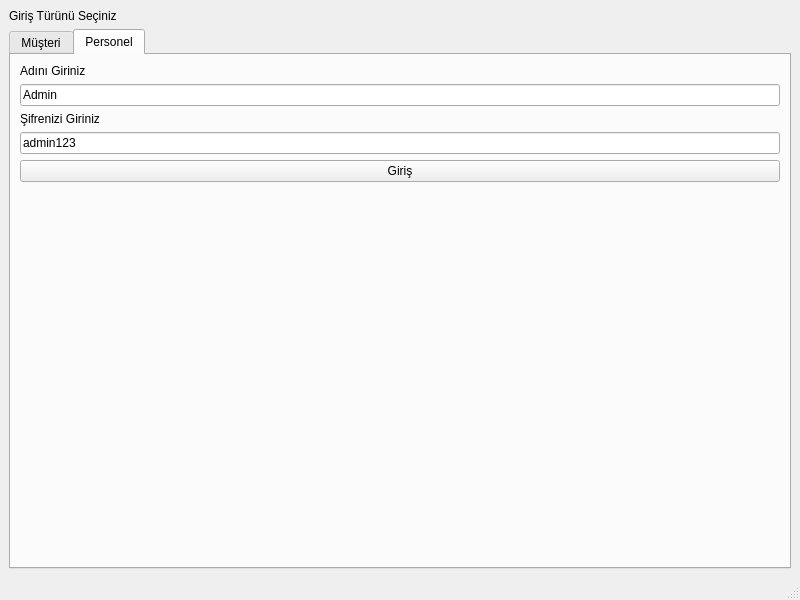
<?xml version="1.0" encoding="UTF-8"?>
<ui version="4.0">
 <class>MainWindowGiris</class>
 <widget class="QMainWindow" name="MainWindowGiris">
  <property name="geometry">
   <rect>
    <x>0</x>
    <y>0</y>
    <width>800</width>
    <height>600</height>
   </rect>
  </property>
  <property name="windowTitle">
   <string>Giriş Ekranı</string>
  </property>
  <widget class="QWidget" name="centralwidget">
   <layout class="QGridLayout" name="gridLayout_2">
    <item row="0" column="1">
     <layout class="QGridLayout" name="gridLayout">
      <item row="0" column="0">
       <widget class="QLabel" name="label">
        <property name="text">
         <string>Giriş Türünü Seçiniz</string>
        </property>
       </widget>
      </item>
      <item row="1" column="0">
       <widget class="QTabWidget" name="tabWidget">
        <property name="currentIndex">
         <number>1</number>
        </property>
        <widget class="QWidget" name="tab">
         <attribute name="title">
          <string>Müşteri</string>
         </attribute>
         <layout class="QGridLayout" name="gridLayout_3">
          <item row="0" column="0">
           <widget class="QLabel" name="label_2">
            <property name="text">
             <string>Adını Giriniz</string>
            </property>
           </widget>
          </item>
          <item row="2" column="0">
           <widget class="QLabel" name="label_3">
            <property name="text">
             <string>Şifrenizi Giriniz</string>
            </property>
           </widget>
          </item>
          <item row="5" column="0">
           <spacer name="verticalSpacer">
            <property name="orientation">
             <enum>Qt::Vertical</enum>
            </property>
            <property name="sizeHint" stdset="0">
             <size>
              <width>20</width>
              <height>40</height>
             </size>
            </property>
           </spacer>
          </item>
          <item row="4" column="0">
           <widget class="QPushButton" name="musGirisButton">
            <property name="text">
             <string>Giriş</string>
            </property>
           </widget>
          </item>
          <item row="3" column="0">
           <widget class="QLineEdit" name="musSif">
            <property name="text">
             <string>seda5678</string>
            </property>
           </widget>
          </item>
          <item row="1" column="0">
           <widget class="QLineEdit" name="musMail">
            <property name="text">
             <string>seda.turan@example.com</string>
            </property>
           </widget>
          </item>
         </layout>
        </widget>
        <widget class="QWidget" name="tab_2">
         <attribute name="title">
          <string>Personel</string>
         </attribute>
         <layout class="QGridLayout" name="gridLayout_4">
          <item row="2" column="0">
           <widget class="QLabel" name="label_5">
            <property name="text">
             <string>Şifrenizi Giriniz</string>
            </property>
           </widget>
          </item>
          <item row="1" column="0">
           <widget class="QLineEdit" name="perUsername">
            <property name="text">
             <string>Admin</string>
            </property>
           </widget>
          </item>
          <item row="4" column="0">
           <widget class="QPushButton" name="perGirisButton">
            <property name="text">
             <string>Giriş</string>
            </property>
           </widget>
          </item>
          <item row="0" column="0">
           <widget class="QLabel" name="label_4">
            <property name="text">
             <string>Adını Giriniz</string>
            </property>
           </widget>
          </item>
          <item row="3" column="0">
           <widget class="QLineEdit" name="perSif">
            <property name="text">
             <string>admin123</string>
            </property>
           </widget>
          </item>
          <item row="5" column="0">
           <spacer name="verticalSpacer_2">
            <property name="orientation">
             <enum>Qt::Vertical</enum>
            </property>
            <property name="sizeHint" stdset="0">
             <size>
              <width>20</width>
              <height>40</height>
             </size>
            </property>
           </spacer>
          </item>
         </layout>
        </widget>
       </widget>
      </item>
     </layout>
    </item>
   </layout>
  </widget>
  <widget class="QMenuBar" name="menubar">
   <property name="geometry">
    <rect>
     <x>0</x>
     <y>0</y>
     <width>800</width>
     <height>26</height>
    </rect>
   </property>
  </widget>
  <widget class="QStatusBar" name="statusbar"/>
 </widget>
 <resources/>
 <connections/>
</ui>
